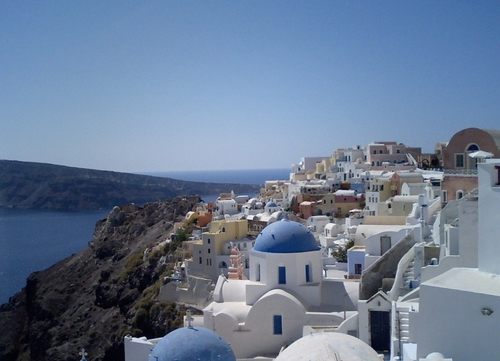
#> input picture data/images/sample.jpg, 500 x 361 px
$ python make_hist_exr.py ../../data/images/sample.jpg
#> lines starting #> are read from the running program, lines starting #| are printed output that depends on the picture
#!/usr/bin/env python
# -*- coding: utf-8 -*-

import sys
import cv2
import numpy as np
import matplotlib.pyplot as plt


def f_image_show(fname):
#> called with fname = '../../data/images/sample.jpg'
    img = cv2.imread(fname, cv2.IMREAD_UNCHANGED)
#> img is the input picture: shape (361, 500, 3); mean B, G, R 148, 123.1, 105.6
    h, w = img.shape[:2]
#> h = 361; w = 500
    new_wh = (1000, int(1000 * h / w))
#> new_wh = (1000, 722)
    img = cv2.resize(img, new_wh, interpolation=cv2.INTER_AREA)
#> img: shape (722, 1000, 3)
    #img = np.power(img, 1.0/2.2)

    img = np.clip(img * 255, 0, 255).astype(np.uint8)
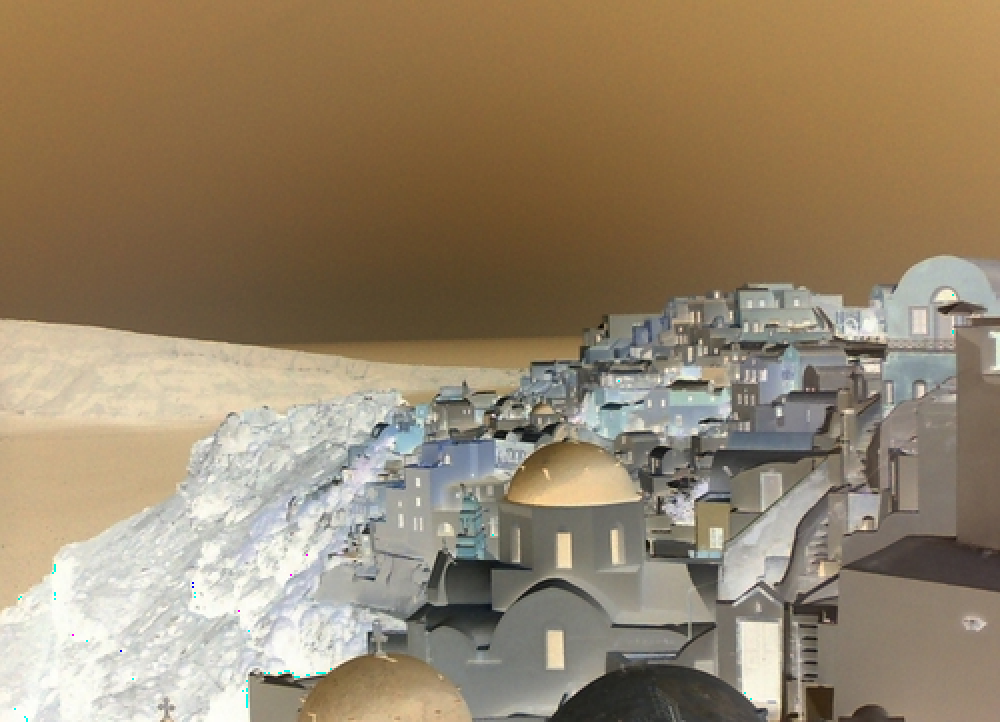
#> img: shape (722, 1000, 3); mean B, G, R 108, 132.9, 150.3
    cv2.imwrite(f'srgb_{fname}.png', img)
    cv2.imshow(f"{fname}", img)


def f_hist_exr(fname):
#> called with fname = '../../data/images/sample.jpg'
    img = cv2.imread(fname, cv2.IMREAD_UNCHANGED)
    #img = np.power(img, 1.0/2.2)

    img = np.clip(img * 255, 0, 255).astype(np.uint8)
#> img: shape (361, 500, 3)
    color = ('b','g','r')
    for i,col in enumerate(color):
       histr = cv2.calcHist([img],[i],None,[256],[0,256])
       plt.plot(histr,color = col)
       plt.xlim([0,256])
    plt.savefig(f'hist_{fname}.png')
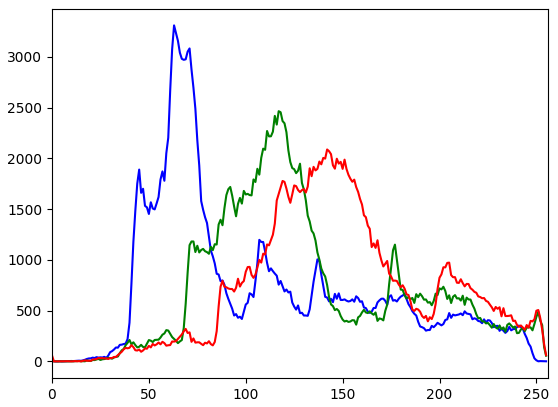
#> figure drawn by matplotlib, 1 panel; curve peaks at x = 63, y = 3309; curve peaks at x = 117, y = 2464; curve peaks at x = 142, y = 2087
    plt.show()


def main(argv):
    fname = argv[1]
    f_image_show(fname)
    f_hist_exr(fname)


if __name__ == "__main__":
    main(sys.argv)
